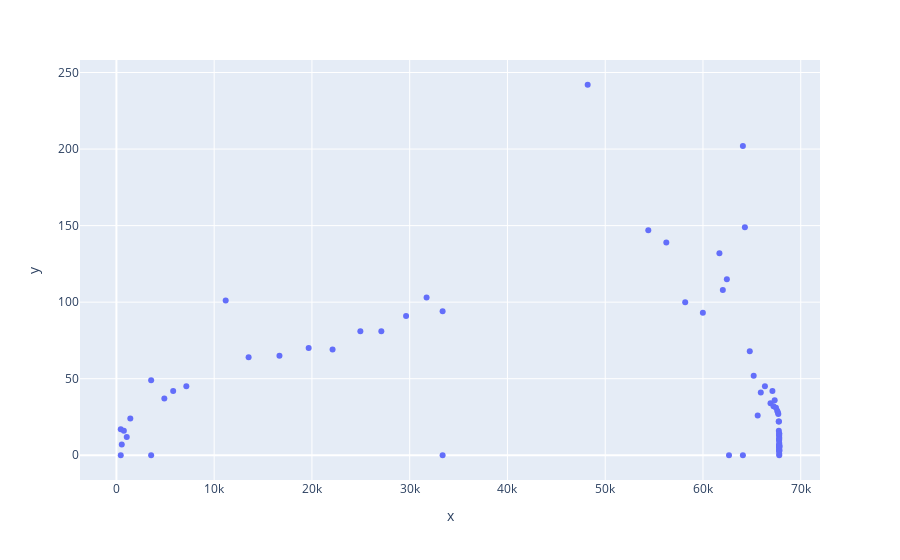

Notebook code for this chart:
### Code cell
fig = px.scatter(x=train_use['ConfirmedCases'], y=train_use['Fatalities_inc'])
fig.show()

### Figure 1 — Plotly figure (JSON) as saved in the notebook; plotly's stock layout.template omitted (floating-point values rounded to 4 significant figures)
{"data": [{"hovertemplate": "x=%{x}<br>y=%{y}<extra></extra>", "legendgroup": "", "marker": {"color": "#636efa", "symbol": "circle"}, "mode": "markers", "name": "", "showlegend": false, "type": "scatter", "x": [444, 444, 549, 761, 1058, 1423, 3554, 3554, 4903, 5806, 7153, 11177, 13522, 16678, 19665, 22112, 24953, 27100, 29631, 31728, 33366, 33366, 48206, 54406, 56249, 58182, 59989, 61682, 62031, 62442, 62662, 64084, 64084, 64287, 64786, 65187, 65596, 65914, 66337, 66907, 67103, 67217, 67332, 67466, 67592, 67666, 67707, 67743, 67760, 67773, 67781, 67786, 67790, 67794, 67798, 67799, 67800, 67800, 67800, 67800, 67800, 67800, 67801, 67801, 67801, 67801, 67801, 67801, 67801, 67801, 67802, 67802], "xaxis": "x", "y": [17, 0, 7, 16, 12, 24, 49, 0, 37, 42, 45, 101, 64, 65, 70, 69, 81, 81, 91, 103, 94, 0, 242, 147, 139, 100, 93, 132, 108, 115, 0, 202, 0, 149, 68, 52, 26, 41, 45, 34, 42, 32, 36, 31, 29, 28, 27, 22, 16, 22, 10, 6, 13, 10, 14, 12, 11, 8, 3, 6, 14, 0, 7, 3, 6, 5, 3, 5, 4, 1, 6, 6], "yaxis": "y"}], "layout": {"legend": {"tracegroupgap": 0}, "margin": {"t": 60}, "xaxis": {"anchor": "y", "domain": [0, 1], "title": {"text": "x"}}, "yaxis": {"anchor": "x", "domain": [0, 1], "title": {"text": "y"}}}}
